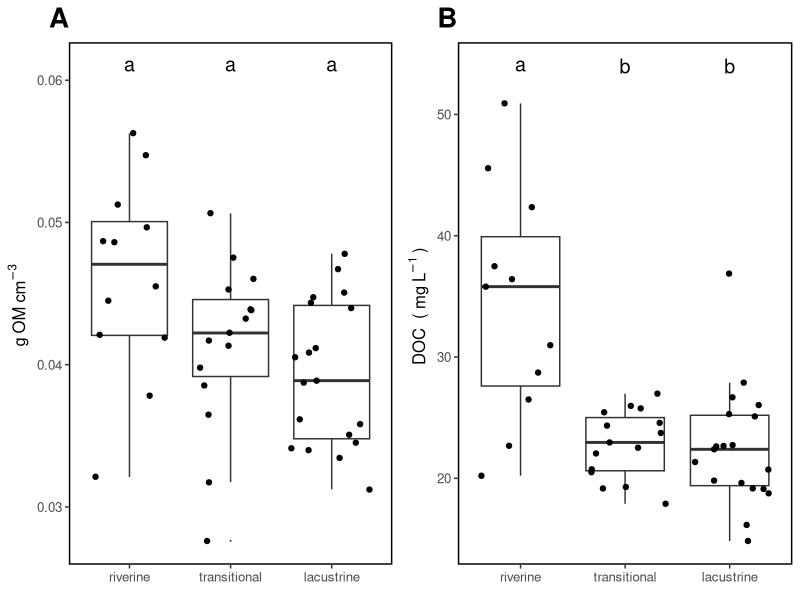

This chart was generated by the following R code:
### Build Figure 3 
### Quantity of OM among reservoir zones 
### Megan Berberich, University of Cincinnati

## load packages
library(dplyr)
library(ggplot2)
library(openxlsx)
library(gridExtra)

## load data
master <- read.xlsx("data/process/master_by_sample.xlsx")

# make plot of g OM per cubic cm of sediment and of DOC (eliminate the highest value)

# subset data so that the one crazy DOC point is removed
DOC_sub <- subset(master, doc.mg.l < 300)

om_quantity_graph <- grid.arrange(
  # g OM per cubic cm of sediment
  ggplot(master, aes(zone, g.om.per.cm3)) +
    geom_boxplot(outlier.size = 0, outlier.colour = NULL) +
    labs(y=expression(g~OM~cm^{-3}~""),
         x=expression("")) +
    scale_x_discrete(limits = c("riverine", "transitional", "lacustrine")) + ggtitle("A") +
    theme(panel.background = element_rect(fill = "white"),
          panel.grid.major = element_blank(),
          text=element_text(size=12),
          plot.title = element_text(face="bold", hjust = -0.065, size = 20), 
          panel.border = element_rect(size = 1, fill = NA)) +
    annotate('text', x = 1, y = 0.061, 
             label = " a ",parse = TRUE,size=5) +
    annotate('text', x = 2, y = 0.061, 
             label = " a ",parse = TRUE,size=5) +
    annotate('text', x = 3, y = 0.061, 
             label = " a ",parse = TRUE,size=5) + 
    geom_jitter(),
  
  ggplot(DOC_sub, aes(zone, doc.mg.l)) +
    geom_boxplot(outlier.size = 0, outlier.colour = NULL) +
    labs(y=expression(DOC~" ("~mg~L^{-1}~") "),
         x=expression("")) +
    scale_x_discrete(limits = c("riverine", "transitional", "lacustrine")) + ggtitle("B") +
    theme(panel.background = element_rect(fill = "white"),
          panel.grid.major = element_blank(),
          text=element_text(size=12),
          plot.title = element_text(face="bold", hjust = -0.065, size = 20), 
          panel.border = element_rect(size = 1, fill = NA)) +
    geom_jitter() +
    annotate('text', x = 1, y = 54, 
             label = " a ",parse = TRUE,size=5) +
    annotate('text', x = 2, y = 54, 
             label = " b ",parse = TRUE,size=5) +
    annotate('text', x = 3, y = 54, 
             label = " b ",parse = TRUE,size=5),
  
  nrow = 1, ncol = 2
)

ggsave(file = "results/figures/figure3_sediment_om_quantity.pdf", om_quantity_graph, 
       width=7.3, height = 4, dpi = 1200)

rm(DOC_sub)
rm(om_quantity_graph)



